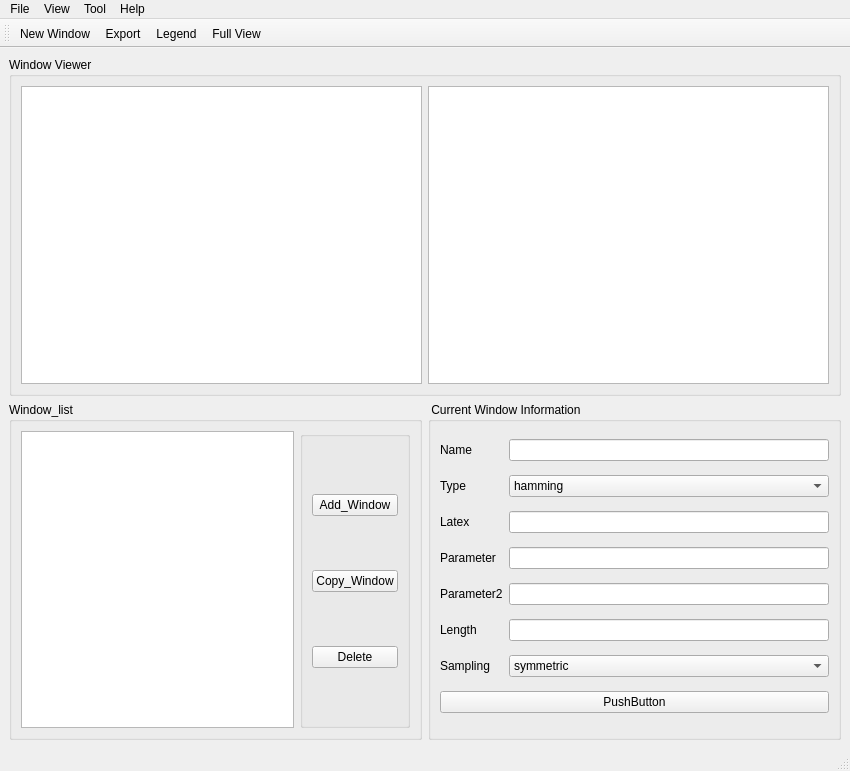
<?xml version="1.0" encoding="UTF-8"?>
<ui version="4.0">
 <class>MainWindow</class>
 <widget class="QMainWindow" name="MainWindow">
  <property name="geometry">
   <rect>
    <x>0</x>
    <y>0</y>
    <width>850</width>
    <height>771</height>
   </rect>
  </property>
  <property name="windowTitle">
   <string>MainWindow</string>
  </property>
  <widget class="QWidget" name="centralwidget">
   <layout class="QGridLayout" name="gridLayout_2">
    <item row="1" column="0">
     <widget class="QGroupBox" name="groupBox">
      <property name="title">
       <string>Window_list</string>
      </property>
      <layout class="QHBoxLayout" name="horizontalLayout">
       <item>
        <widget class="QListWidget" name="listWidget"/>
       </item>
       <item>
        <widget class="QGroupBox" name="groupBox_2">
         <property name="title">
          <string/>
         </property>
         <layout class="QVBoxLayout" name="verticalLayout">
          <item>
           <widget class="QPushButton" name="pushButton">
            <property name="text">
             <string>Add_Window</string>
            </property>
           </widget>
          </item>
          <item>
           <widget class="QPushButton" name="pushButton_4">
            <property name="text">
             <string>Copy_Window</string>
            </property>
           </widget>
          </item>
          <item>
           <widget class="QPushButton" name="pushButton_2">
            <property name="text">
             <string>Delete</string>
            </property>
           </widget>
          </item>
         </layout>
        </widget>
       </item>
      </layout>
     </widget>
    </item>
    <item row="1" column="1">
     <widget class="QGroupBox" name="groupBox_3">
      <property name="title">
       <string> Current Window Information</string>
      </property>
      <layout class="QGridLayout" name="gridLayout">
       <item row="5" column="1">
        <widget class="QLabel" name="label_3">
         <property name="text">
          <string>Length</string>
         </property>
        </widget>
       </item>
       <item row="3" column="1">
        <widget class="QLabel" name="label_4">
         <property name="text">
          <string>Parameter</string>
         </property>
        </widget>
       </item>
       <item row="0" column="2">
        <widget class="QLineEdit" name="lineEdit"/>
       </item>
       <item row="7" column="2">
        <widget class="QComboBox" name="comboBox_2">
         <item>
          <property name="text">
           <string>symmetric</string>
          </property>
         </item>
         <item>
          <property name="text">
           <string>periodic</string>
          </property>
         </item>
        </widget>
       </item>
       <item row="3" column="2">
        <widget class="QLineEdit" name="lineEdit_2"/>
       </item>
       <item row="5" column="2">
        <widget class="QLineEdit" name="lineEdit_3"/>
       </item>
       <item row="1" column="2">
        <widget class="QComboBox" name="comboBox">
         <item>
          <property name="text">
           <string>hamming</string>
          </property>
         </item>
         <item>
          <property name="text">
           <string>triang</string>
          </property>
         </item>
         <item>
          <property name="text">
           <string>blackman</string>
          </property>
         </item>
         <item>
          <property name="text">
           <string>hann</string>
          </property>
         </item>
         <item>
          <property name="text">
           <string>kaiser</string>
          </property>
         </item>
         <item>
          <property name="text">
           <string>flattop</string>
          </property>
         </item>
         <item>
          <property name="text">
           <string>lanczos</string>
          </property>
         </item>
         <item>
          <property name="text">
           <string>boxcar</string>
          </property>
         </item>
         <item>
          <property name="text">
           <string>parzen</string>
          </property>
         </item>
         <item>
          <property name="text">
           <string>bohman</string>
          </property>
         </item>
         <item>
          <property name="text">
           <string>blackmanharris</string>
          </property>
         </item>
         <item>
          <property name="text">
           <string>nuttall</string>
          </property>
         </item>
         <item>
          <property name="text">
           <string>barthann</string>
          </property>
         </item>
         <item>
          <property name="text">
           <string>cosine</string>
          </property>
         </item>
         <item>
          <property name="text">
           <string>exponential</string>
          </property>
         </item>
         <item>
          <property name="text">
           <string>tukey</string>
          </property>
         </item>
         <item>
          <property name="text">
           <string>taylor</string>
          </property>
         </item>
         <item>
          <property name="text">
           <string>chebwin</string>
          </property>
         </item>
         <item>
          <property name="text">
           <string>taylor</string>
          </property>
         </item>
         <item>
          <property name="text">
           <string>tukey</string>
          </property>
         </item>
         <item>
          <property name="text">
           <string>user defined</string>
          </property>
         </item>
        </widget>
       </item>
       <item row="0" column="1">
        <widget class="QLabel" name="label">
         <property name="text">
          <string>Name</string>
         </property>
        </widget>
       </item>
       <item row="7" column="1">
        <widget class="QLabel" name="label_6">
         <property name="text">
          <string>Sampling</string>
         </property>
        </widget>
       </item>
       <item row="4" column="1">
        <widget class="QLabel" name="label_5">
         <property name="text">
          <string>Parameter2</string>
         </property>
        </widget>
       </item>
       <item row="8" column="1" colspan="2">
        <widget class="QPushButton" name="pushButton_3">
         <property name="text">
          <string>PushButton</string>
         </property>
        </widget>
       </item>
       <item row="1" column="1">
        <widget class="QLabel" name="label_2">
         <property name="text">
          <string>Type</string>
         </property>
        </widget>
       </item>
       <item row="4" column="2">
        <widget class="QLineEdit" name="lineEdit_4"/>
       </item>
       <item row="2" column="1">
        <widget class="QLabel" name="label_7">
         <property name="text">
          <string>Latex</string>
         </property>
        </widget>
       </item>
       <item row="2" column="2">
        <widget class="QLineEdit" name="lineEdit_5"/>
       </item>
      </layout>
     </widget>
    </item>
    <item row="0" column="0" colspan="2">
     <widget class="QGroupBox" name="groupBox_4">
      <property name="minimumSize">
       <size>
        <width>832</width>
        <height>336</height>
       </size>
      </property>
      <property name="title">
       <string>Window Viewer</string>
      </property>
      <layout class="QHBoxLayout" name="horizontalLayout_2">
       <item>
        <widget class="QGraphicsView" name="graphicsView"/>
       </item>
       <item>
        <widget class="QGraphicsView" name="graphicsView_2"/>
       </item>
      </layout>
     </widget>
    </item>
   </layout>
  </widget>
  <widget class="QMenuBar" name="menubar">
   <property name="geometry">
    <rect>
     <x>0</x>
     <y>0</y>
     <width>850</width>
     <height>23</height>
    </rect>
   </property>
   <widget class="QMenu" name="menuFile">
    <property name="title">
     <string>File</string>
    </property>
    <addaction name="actionNew_Window"/>
    <addaction name="actionExport"/>
    <addaction name="separator"/>
    <addaction name="actionExit"/>
   </widget>
   <widget class="QMenu" name="menuView">
    <property name="title">
     <string>View</string>
    </property>
    <addaction name="actionTime_Domain"/>
    <addaction name="actionFrequency_Domain_2"/>
    <addaction name="separator"/>
    <addaction name="actionLegend"/>
    <addaction name="separator"/>
    <addaction name="actionAnalyse_Parameter"/>
   </widget>
   <widget class="QMenu" name="menuTool">
    <property name="title">
     <string>Tool</string>
    </property>
    <addaction name="actionFull_View"/>
   </widget>
   <widget class="QMenu" name="menuHelp">
    <property name="title">
     <string>Help</string>
    </property>
    <addaction name="actionGpt"/>
    <addaction name="separator"/>
    <addaction name="actionAbout"/>
   </widget>
   <addaction name="menuFile"/>
   <addaction name="menuView"/>
   <addaction name="menuTool"/>
   <addaction name="menuHelp"/>
  </widget>
  <widget class="QStatusBar" name="statusbar"/>
  <widget class="QToolBar" name="toolBar">
   <property name="windowTitle">
    <string>toolBar</string>
   </property>
   <attribute name="toolBarArea">
    <enum>TopToolBarArea</enum>
   </attribute>
   <attribute name="toolBarBreak">
    <bool>false</bool>
   </attribute>
   <addaction name="actionNew_Window_2"/>
   <addaction name="actionExport_2"/>
   <addaction name="actionLegend_2"/>
   <addaction name="actionFull_View_2"/>
  </widget>
  <action name="actionTime_Domain">
   <property name="text">
    <string>Time Domain</string>
   </property>
  </action>
  <action name="actionFrequency_Domain">
   <property name="text">
    <string>Frequency Domain</string>
   </property>
  </action>
  <action name="actionFrequency_Domain_2">
   <property name="text">
    <string>Frequency Domain</string>
   </property>
  </action>
  <action name="actionAnalyse_Parameter">
   <property name="text">
    <string>Analyse Parameter</string>
   </property>
  </action>
  <action name="actionFull_View">
   <property name="text">
    <string>Full View</string>
   </property>
  </action>
  <action name="actionExit">
   <property name="text">
    <string>Exit</string>
   </property>
  </action>
  <action name="actionText_File">
   <property name="text">
    <string>Text-File</string>
   </property>
  </action>
  <action name="actionMat_File">
   <property name="text">
    <string>Mat-File</string>
   </property>
  </action>
  <action name="actionExport">
   <property name="text">
    <string>Export</string>
   </property>
  </action>
  <action name="actionAbout">
   <property name="text">
    <string>About</string>
   </property>
  </action>
  <action name="actionGpt">
   <property name="text">
    <string>Gpt</string>
   </property>
  </action>
  <action name="actionLegend_2">
   <property name="icon">
    <iconset>
     <normaloff>icon/checklist.png</normaloff>icon/checklist.png</iconset>
   </property>
   <property name="text">
    <string>Legend</string>
   </property>
  </action>
  <action name="actionLegend">
   <property name="text">
    <string>Legend</string>
   </property>
  </action>
  <action name="actionFull_View_2">
   <property name="icon">
    <iconset>
     <normaloff>icon/full-screen (1).png</normaloff>icon/full-screen (1).png</iconset>
   </property>
   <property name="text">
    <string>Full View</string>
   </property>
  </action>
  <action name="actionNew_Window">
   <property name="text">
    <string>New Window</string>
   </property>
  </action>
  <action name="actionNew_Window_2">
   <property name="icon">
    <iconset>
     <normaloff>icon/new-window.png</normaloff>icon/new-window.png</iconset>
   </property>
   <property name="text">
    <string>New Window</string>
   </property>
  </action>
  <action name="actionExport_2">
   <property name="icon">
    <iconset>
     <normaloff>icon/export.png</normaloff>icon/export.png</iconset>
   </property>
   <property name="text">
    <string>Export</string>
   </property>
  </action>
 </widget>
 <resources/>
 <connections/>
</ui>
